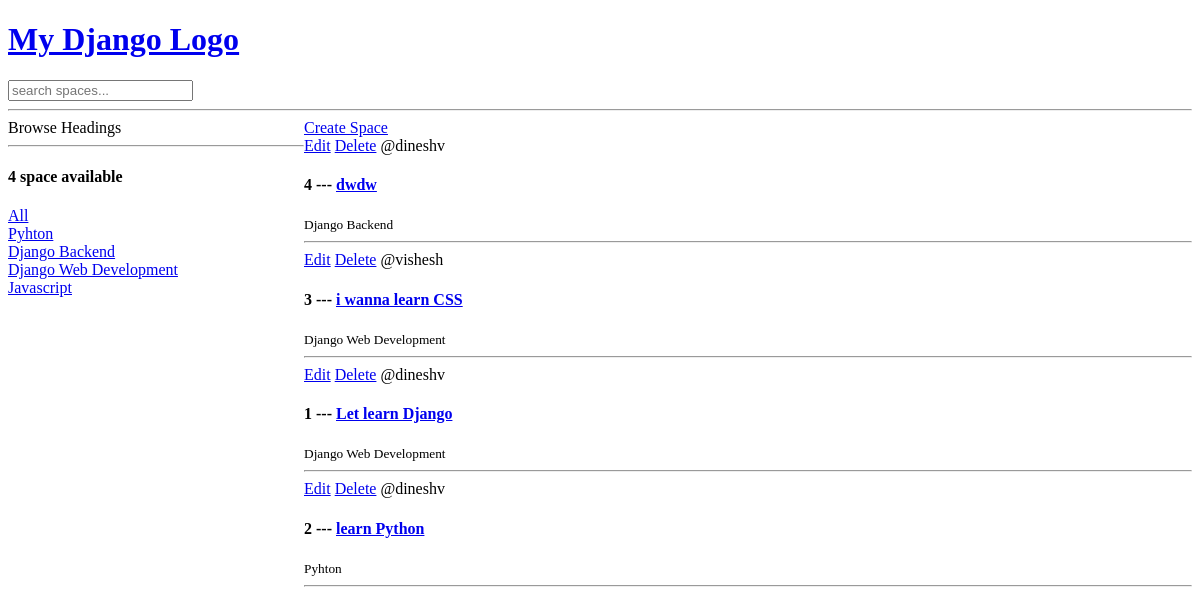
/, run on an earlier commit of the app's database.
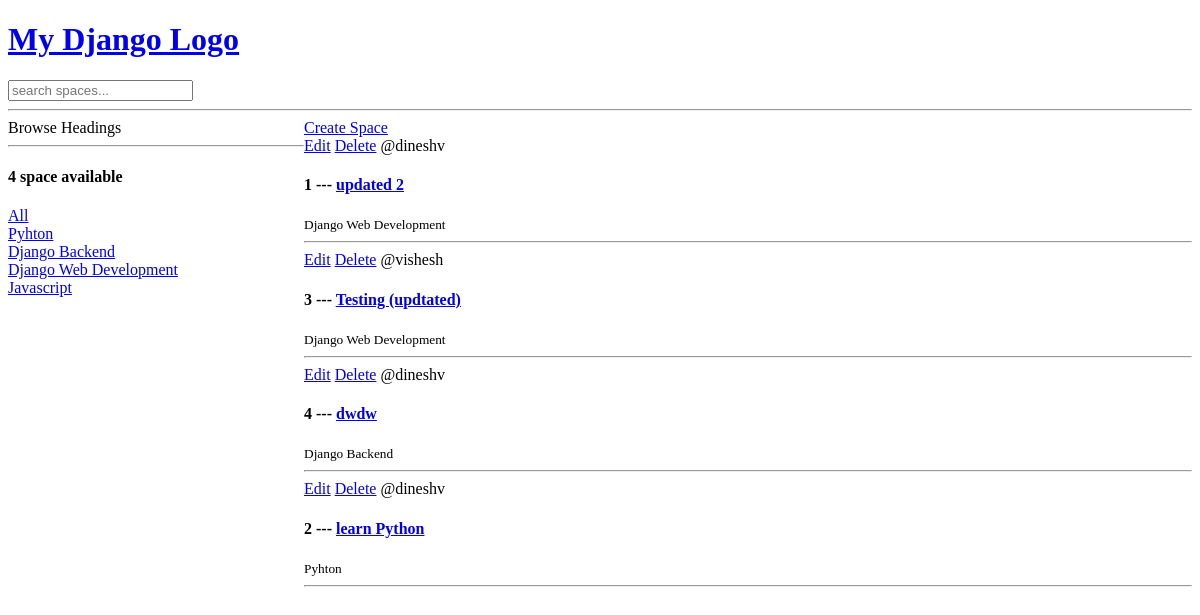
And on a later commit of the database.
### base/models.py (models this page shows, shortened)
class Heading(models.Model):
    name = models.CharField(max_length=200)

class Space(models.Model):
    host = models.ForeignKey(User, on_delete=models.SET_NULL, null=True)
    heading = models.ForeignKey(Heading, on_delete=models.SET_NULL, null=True)
    name = models.CharField(max_length=200)
    description = models.TextField(null = True, blank = True)
    updated = models.DateTimeField(auto_now = True)
    created = models.DateTimeField(auto_now_add = True)
    class Meta:
        ordering = ['-updated', '-created']

### base/views.py (the view)
# urls.py: path('', views.home, name="home"),
def home(request):
 q = request.GET.get('q') if request.GET.get('q') != None else ''
 spaces = Space.objects.filter(
    Q(heading__name__icontains=q) |
    Q(name__icontains=q) |
    Q(description__icontains=q)
    )
 headings = Heading.objects.all()
 space_count = spaces.count()
 context = {'spaces': spaces, 'headings': headings, 'space_count': space_count}
 return render(request, 'base/home.html', context)

### base/templates/base/home.html (shortened to what this page needs)
{% extends 'main.html' %}
{% block content %}
<!DOCTYPE html>
<html lang="en">
<head>
</head>
<body>
    <div class="home-container">
          <div>
            Browse Headings
            <hr>
            <div>
                <h4>{{space_count}} space available</h4>
                <a href="{% url 'home' %}">All</a>
            </div>
          {% for heading in headings %}
          <div>
          <a href="{% url 'home' %}?q={{heading.name}}">{{heading.name}}</a>
          </div>
          {% endfor %}
          </div>
          <div>
            <a href="{% url 'create-space' %}">Create Space</a>
            <div>
                {% for space in spaces %}
                    <div>
                        <a href="{% url 'update-space' space.id %}">Edit</a>
                        <a href="{% url 'delete-space' space.id %}">Delete</a>
                        <span>@{{space.host.username}}</span>
                        <h4>{{space.id}} --- <a href="{% url 'space' space.id %}">{{space.name}}</a></h4>
                        <small>{{space.heading.name}}</small>
                        <hr>
                    </div>
                {% endfor %}
            </div>
          </div>
    </div>
</body>
</html>
{% endblock content %}

What changed in the data, as far as the page shows it:
changed Space id 1: name "Let learn Django" → "updated 2"; moves up the list
changed Space "vishesh": name "i wanna learn CSS" → "Testing (updtated)"; moves down the list
